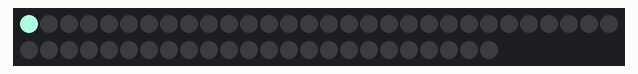
Recording of a sketch running on a simulated Arduino Uno, built with avr-gcc and run on an emulated ATmega328P. Shown: 54 RGB LEDs in strip order, left to right, continuing on the next row. Random numbers use the default seed unless the sketch sets one.

Above: at 0.08 s.
At 4.19 s:
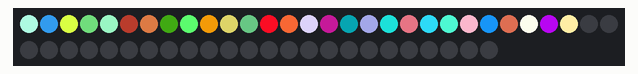
At 8.23 s:
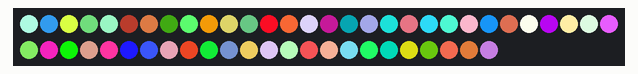
At 15.01 s:
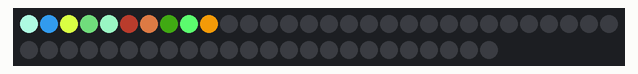
At 24.84 s:
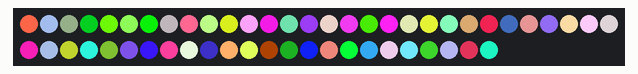
At 39.85 s:
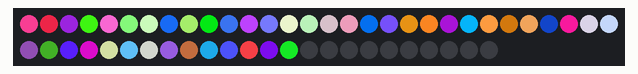

The sketch:

homeTask2_random_.ino
```cpp
#include <FastLED.h>
#define NUM_LEDS 54
#define DATA_PIN 9
int start = 0;
int end = 255;
int r;
int g;
int b;
CRGB leds[NUM_LEDS];
void setup() {
  Serial.begin(9600);
  FastLED.addLeds<NEOPIXEL, DATA_PIN>(leds, NUM_LEDS);
}

void loop() {
  for (int i = 0; i < NUM_LEDS; i++ )
  {
   r = rand() % (end - start + 1) + start;
   g = rand() % (end - start + 1) + start;
   b = rand() % (end - start + 1) + start;
    leds[i] = CRGB(r, g, b);
    FastLED.show();
    delay(150);
  }
  for (int i = NUM_LEDS; i >= 0; i--)
  {
    leds[i] = CRGB(0, 0, 0);
    FastLED.show();
    delay(150);
  }
}
```
